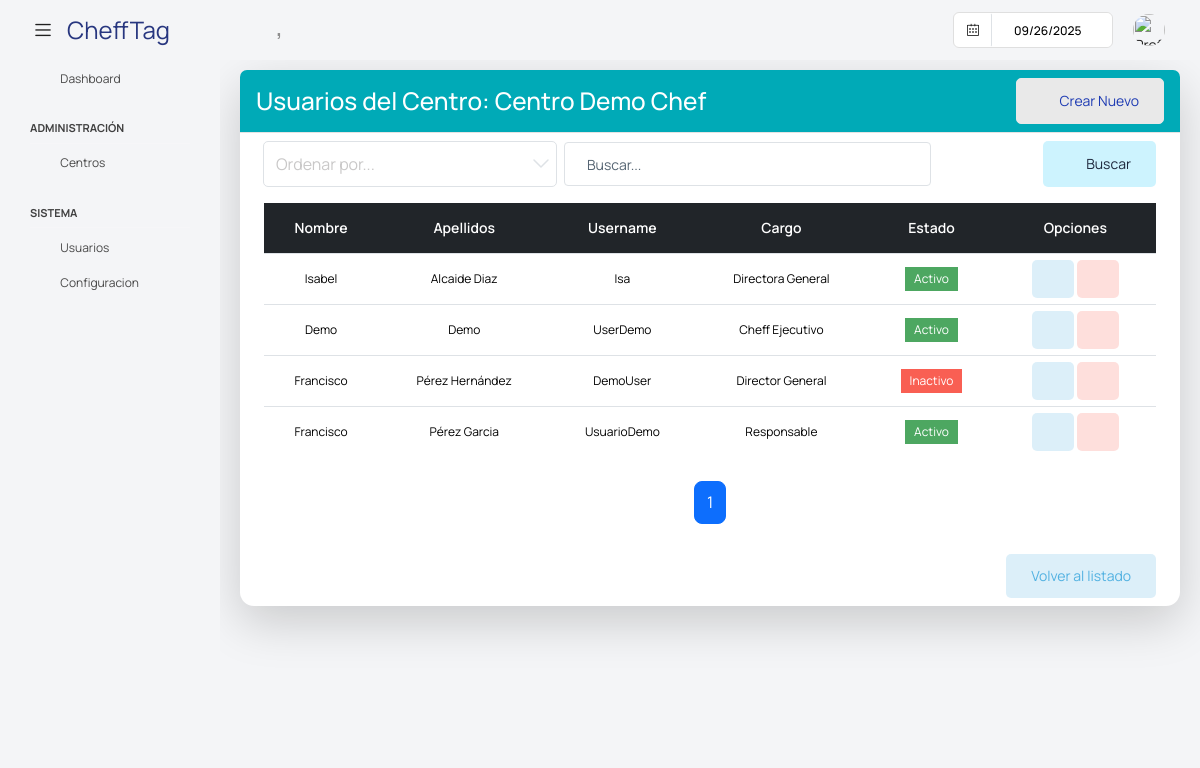
Page /super/centros/1/usuarios/ on the committed database.
### app/super/models.py (models this page shows, shortened)
class Centros(models.Model):
    nombre = models.CharField('Nombre', max_length=255, null=False, blank =False)
    direccion = models.CharField('Dirección', max_length=255, null=True, blank =True)
    ciudad = models.CharField('Ciudad', max_length=100, null=True, blank =True)
    codigo_postal = models.CharField('Codigo Postal', max_length=20, null=True, blank =True)
    pais = models.CharField('Pais', max_length=50, null=True, blank =True)
    telefono = models.CharField('Teléfono', max_length=20, null=True, blank =True)
    email = models.CharField('Email', max_length=255, null=True, blank =True)
    sitio_web = models.CharField('Sitio Web', max_length=20, null=True, blank =True)
    fecha_creacion = models.DateField('Fecha', null=True, blank=True)
    imagen = models.ImageField(default='centro/default.png', upload_to='centros/', null=True, blank =True)
    estado = models. BooleanField(default=True)
    class Meta:
        verbose_name = 'Centro'

class UserProfile(models.Model):
    centro = models.ForeignKey('Centros' ,on_delete=models.CASCADE, null=True, blank =True)
    user = models.OneToOneField(User, on_delete=models.CASCADE)
    username = models.CharField(max_length=100)
    password = models.CharField(max_length=100)
    nombre = models.CharField(max_length=100)
    apellidos = models.CharField(max_length=100)
    cargo = models.CharField(max_length=100, blank=True, null=True)
    imagen = models.ImageField(default='users/default.png', upload_to='users/', null=True, blank =True)
    estado =models.BooleanField(default=True)

### app/super/views.py (the view)
# urls.py: path('centros/<int:pk>/usuarios/', UsuariosCentroListView.as_view(), name='UsuariosCentro'),
class UsuariosCentroListView(PaginationMixin,ListView):
    model = UserProfile
    template_name = 'super/usuarios_centro.html'
    context_object_name = 'usuarios'
    paginate_by = 10  # Número de registros por página
    def get_queryset(self):
        centro_id = self.kwargs.get('pk')
        return UserProfile.objects.filter(centro_id=centro_id)
    def get_context_data(self, **kwargs):
        context = super().get_context_data(**kwargs)
        centro_id = self.kwargs.get('pk')
        context['centro'] = Centros.objects.get(pk=centro_id)
        return context

### app/core/mixins.py (called while the page is built)
    def get_context_data(self, **kwargs):
        context = super().get_context_data(**kwargs)
        page_obj = context.get('page_obj')
        if page_obj:
            current_page = page_obj.number
            total_pages = page_obj.paginator.num_pages
            window = self.pagination_window_size
            if total_pages <= (window * 2) + 1:
                context['custom_page_range'] = range(1, total_pages + 1)
            elif current_page <= window:
                context['custom_page_range'] = range(1, (window * 2) + 2)
            elif current_page >= total_pages - window:
                context['custom_page_range'] = range(total_pages - (window * 2), total_pages + 1)
            else:
                context['custom_page_range'] = range(current_page - window, current_page + window + 1)
        return context

### templates/super/usuarios_centro.html (shortened to what this page needs)
{% extends 'base_super.html' %}
{% block content %}
<div class="content-wrapper">
    <div class="card shadow-lg">
        <div class="card-header bg-info text-white d-flex justify-content-between align-items-center">
            <h3 class="m-0">Usuarios del Centro: {{ centro.nombre }}</h3>
            <a class="btn btn-light text-primary" onclick="abrir_modal_edicion('{% url 'super:CentroCreate' %}')">
                <i class="fa fa-plus-circle"></i>&nbsp; Crear Nuevo
            </a>
        </div>
        <div class="card-body">
            <form method="get" class="row g-2 align-items-center">
                <div class="col-md-4">
                    <select class="form-select" name="ordenar" id="ordenar" onchange="this.form.submit()">
                        <option value="" disabled selected>Ordenar por...</option>
                    </select>
                </div>
                <div class="col-md-5">
                    <input type="text" class="form-control" placeholder="Buscar..." name="buscar">
                </div>
                <div class="col-md-3 d-flex justify-content-end">
                    <button type="submit" class="btn btn-inverse-secondary">
                        <i class="fa fa-search"></i>&nbsp; Buscar
                    </button>
                </div>
            </form>
            <div class="table-responsive">
                <table class="table table-hover align-middle">
                    <thead class="table-dark text-center">
                        <tr>
                            <th>Nombre</th>
                            <th>Apellidos</th>
                            <th>Username</th>
                            <th>Cargo</th>
                            <th>Estado</th>
                            <th>Opciones</th>
                        </tr>
                    </thead>
                    <tbody>
                    {% for usuario in usuarios %}
                        <tr class="text-center" style="font-size: 14px;">
                            <td>{{ usuario.nombre }}</td>
                            <td>{{ usuario.apellidos }}</td>
                            <td>{{ usuario.username }}</td>
                            <td>{{ usuario.cargo }}</td>
                            <td>
                                {% if usuario.estado %}
                                    <span class="badge bg-success">Activo</span>
                                {% else %}
                                    <span class="badge bg-danger">Inactivo</span>
                                {% endif %}
                            </td>
                            <td>
                            <a class="btn btn-inverse-info" style="--bs-btn-padding-y: 10px; --bs-btn-padding-x: 14px;" onclick="abrir_modal_edicion('{% url 'super:UsuarioUpdate' pk=usuario.id %}')" data-toggle="tooltip" title="Editar usuario">
                                <i class="fa fa-pencil"></i>
                            </a>
                            <a class="btn btn-inverse-danger" style="--bs-btn-padding-y: 10px; --bs-btn-padding-x: 14px;" onclick="abrir_modal_edicion('{% url 'super:UsuarioDelete' pk=usuario.id %}')" data-toggle="tooltip" title="Eliminar usuario">
                                <i class="fa fa-trash"></i>
                            </a>
                        </td>
                        </tr>
                        {% empty %}
                        <tr>
                            <td colspan="5">No hay usuarios asignados a este centro.</td>
                        </tr>
                        {% endfor %}
                    </tbody>
                </table>
                {% include "core/pagination.html" %}
                <div class="text-end" style="margin-top: 30px;">
                    <a href="{% url 'super:CentrosList' %}" class="btn btn-inverse-info">Volver al listado</a>
                </div>
            </div>
        </div>
</div>
{% endblock %}

### templates/base_super.html (style rules this page uses)
html, body { height: 100%; }
.content-wrapper { padding: 10px 20px !important; }
table.table td { padding-top: 6px !important; padding-bottom: 6px !important; font-size: 12px; line-height: 1.2; }
input::placeholder { color: #566573 !important; opacity: 1; }

### rows in the picture
Centros: nombre "Centro Demo Chef"
UserProfile: nombre "Isabel", apellidos "Alcaide Diaz", username "Isa", cargo "Directora General", estado "Activo"
UserProfile: nombre "Demo", apellidos "Demo", username "UserDemo", cargo "Cheff Ejecutivo", estado "Activo"
UserProfile: nombre "Francisco", apellidos "Pérez Hernández", username "DemoUser", cargo "Director General", estado "Inactivo"
UserProfile: nombre "Francisco", apellidos "Pérez Garcia", username "UsuarioDemo", cargo "Responsable", estado "Activo"

### other values in the picture
{{ page }} "1"
